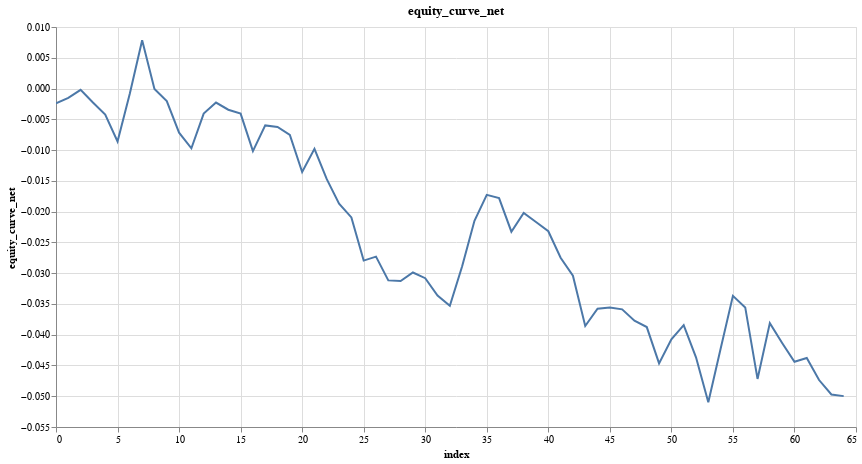

Source (notebook cell):
### Code cell
research.plot_column(model_trades, 'equity_curve_net')

### Figure 1 — Vega specification as saved in the notebook (floating-point values rounded to 4 significant figures)
{"$schema": "https://vega.github.io/schema/vega/v5.json", "data": [{"name": "param_8_store"}, {"name": "source_0", "values": [{"equity_curve_net": -0.002423, "index": 0}, {"equity_curve_net": -0.001519, "index": 1}, {"equity_curve_net": -0.0002144, "index": 2}, {"equity_curve_net": -0.00227, "index": 3}, {"equity_curve_net": -0.004216, "index": 4}, {"equity_curve_net": -0.008606, "index": 5}, {"equity_curve_net": -0.0008094, "index": 6}, {"equity_curve_net": 0.007851, "index": 7}, {"equity_curve_net": -7.684e-05, "index": 8}, {"equity_curve_net": -0.002048, "index": 9}, {"equity_curve_net": -0.007167, "index": 10}, {"equity_curve_net": -0.009711, "index": 11}, {"equity_curve_net": -0.004078, "index": 12}, {"equity_curve_net": -0.002281, "index": 13}, {"equity_curve_net": -0.003444, "index": 14}, {"equity_curve_net": -0.004067, "index": 15}, {"equity_curve_net": -0.01018, "index": 16}, {"equity_curve_net": -0.005988, "index": 17}, {"equity_curve_net": -0.00624, "index": 18}, {"equity_curve_net": -0.007527, "index": 19}, {"equity_curve_net": -0.01357, "index": 20}, {"equity_curve_net": -0.00979, "index": 21}, {"equity_curve_net": -0.01473, "index": 22}, {"equity_curve_net": -0.01871, "index": 23}, {"equity_curve_net": -0.02094, "index": 24}, {"equity_curve_net": -0.02796, "index": 25}, {"equity_curve_net": -0.02731, "index": 26}, {"equity_curve_net": -0.03118, "index": 27}, {"equity_curve_net": -0.03129, "index": 28}, {"equity_curve_net": -0.02989, "index": 29}, {"equity_curve_net": -0.03082, "index": 30}, {"equity_curve_net": -0.03364, "index": 31}, {"equity_curve_net": -0.03529, "index": 32}, {"equity_curve_net": -0.02887, "index": 33}, {"equity_curve_net": -0.02149, "index": 34}, {"equity_curve_net": -0.01728, "index": 35}, {"equity_curve_net": -0.01781, "index": 36}, {"equity_curve_net": -0.02326, "index": 37}, {"equity_curve_net": -0.02023, "index": 38}, {"equity_curve_net": -0.02169, "index": 39}, {"equity_curve_net": -0.02319, "index": 40}, {"equity_curve_net": -0.02749, "index": 41}, {"equity_curve_net": -0.03042, "index": 42}, {"equity_curve_net": -0.03859, "index": 43}, {"equity_curve_net": -0.03578, "index": 44}, {"equity_curve_net": -0.03557, "index": 45}, {"equity_curve_net": -0.03588, "index": 46}, {"equity_curve_net": -0.03773, "index": 47}, {"equity_curve_net": -0.03876, "index": 48}, {"equity_curve_net": -0.04467, "index": 49}, {"equity_curve_net": -0.04074, "index": 50}, {"equity_curve_net": -0.03844, "index": 51}, {"equity_curve_net": -0.04367, "index": 52}, {"equity_curve_net": -0.05099, "index": 53}, {"equity_curve_net": -0.04229, "index": 54}, {"equity_curve_net": -0.03368, "index": 55}, {"equity_curve_net": -0.03557, "index": 56}, {"equity_curve_net": -0.04719, "index": 57}, {"equity_curve_net": -0.03812, "index": 58}, {"equity_curve_net": -0.04134, "index": 59}, {"equity_curve_net": -0.0444, "index": 60}, {"equity_curve_net": -0.04378, "index": 61}, {"equity_curve_net": -0.04737, "index": 62}, {"equity_curve_net": -0.04971, "index": 63}, {"equity_curve_net": -0.04998, "index": 64}]}, {"name": "source_0_x_domain_index", "values": [{"min": 0, "max": 64}]}, {"name": "source_0_y_domain_equity_curve_net", "values": [{"min": -0.05099, "max": 0.007851}]}], "signals": [{"name": "unit", "value": {}, "on": [{"events": "pointermove", "update": "isTuple(group()) ? group() : unit"}]}, {"name": "param_8", "update": "vlSelectionResolve(\"param_8_store\", \"union\")"}, {"name": "param_8_index", "on": [{"events": [{"source": "view", "type": "dblclick"}], "update": "null"}, {"events": {"signal": "param_8_translate_delta"}, "update": "panLinear(param_8_translate_anchor.extent_x, -param_8_translate_delta.x / width)"}, {"events": {"signal": "param_8_zoom_delta"}, "update": "zoomLinear(domain(\"x\"), param_8_zoom_anchor.x, param_8_zoom_delta)"}]}, {"name": "param_8_equity_curve_net", "on": [{"events": [{"source": "view", "type": "dblclick"}], "update": "null"}, {"events": {"signal": "param_8_translate_delta"}, "update": "panLinear(param_8_translate_anchor.extent_y, param_8_translate_delta.y / height)"}, {"events": {"signal": "param_8_zoom_delta"}, "update": "zoomLinear(domain(\"y\"), param_8_zoom_anchor.y, param_8_zoom_delta)"}]}, {"name": "param_8_tuple", "on": [{"events": [{"signal": "param_8_index || param_8_equity_curve_net"}], "update": "param_8_index && param_8_equity_curve_net ? {unit: \"\", fields: param_8_tuple_fields, values: [param_8_index,param_8_equity_curve_net]} : null"}]}, {"name": "param_8_tuple_fields", "value": [{"field": "index", "channel": "x", "type": "R"}, {"field": "equity_curve_net", "channel": "y", "type": "R"}]}, {"name": "param_8_translate_anchor", "value": {}, "on": [{"events": [{"source": "scope", "type": "pointerdown"}], "update": "{x: x(unit), y: y(unit), extent_x: domain(\"x\"), extent_y: domain(\"y\")}"}]}, {"name": "param_8_translate_delta", "value": {}, "on": [{"events": [{"source": "window", "between": [{"source": "scope", "type": "pointerdown"}, {"source": "window", "type": "pointerup"}], "consume": true, "type": "pointermove"}], "update": "{x: param_8_translate_anchor.x - x(unit), y: param_8_translate_anchor.y - y(unit)}"}]}, {"name": "param_8_zoom_anchor", "on": [{"events": [{"source": "scope", "consume": true, "type": "wheel"}], "update": "{x: invert(\"x\", x(unit)), y: invert(\"y\", y(unit))}"}]}, {"name": "param_8_zoom_delta", "on": [{"events": [{"source": "scope", "type": "wheel", "consume": true}], "update": "pow(1.001, event.deltaY * pow(16, event.deltaMode))", "force": true}]}, {"name": "param_8_modify", "on": [{"events": {"signal": "param_8_tuple"}, "update": "modify(\"param_8_store\", param_8_tuple, true)"}]}], "marks": [{"type": "line", "name": "marks", "from": {"data": "source_0"}, "sort": {"field": "x"}, "encode": {"update": {"defined": {"signal": "isValid(datum[\"index\"]) && isFinite(+datum[\"index\"]) && isValid(datum[\"equity_curve_net\"]) && isFinite(+datum[\"equity_curve_net\"])"}, "stroke": {"value": "#4c78a8"}, "x": {"field": "index", "scale": "x"}, "tooltip": {"signal": "{\"index\": format(datum[\"index\"], \"\"), \"equity_curve_net\": format(datum[\"equity_curve_net\"], \"\")}"}, "y": {"field": "equity_curve_net", "scale": "y"}}}, "clip": true, "interactive": true, "style": ["line"]}], "scales": [{"name": "x", "type": "linear", "domain": [{"signal": "(data(\"source_0_x_domain_index\")[0] || {}).min"}, {"signal": "(data(\"source_0_x_domain_index\")[0] || {}).max"}], "range": [0, {"signal": "width"}], "domainRaw": {"signal": "param_8[\"index\"]"}, "zero": false, "nice": true}, {"name": "y", "type": "linear", "domain": [{"signal": "(data(\"source_0_y_domain_equity_curve_net\")[0] || {}).min"}, {"signal": "(data(\"source_0_y_domain_equity_curve_net\")[0] || {}).max"}], "range": [{"signal": "height"}, 0], "domainRaw": {"signal": "param_8[\"equity_curve_net\"]"}, "nice": true, "zero": true}], "axes": [{"scale": "x", "grid": true, "orient": "bottom", "labels": false, "maxExtent": 0, "domain": false, "minExtent": 0, "ticks": false, "aria": false, "tickCount": {"signal": "ceil(width/40)"}, "gridScale": "y", "zindex": 0}, {"scale": "y", "gridScale": "x", "domain": false, "minExtent": 0, "grid": true, "ticks": false, "orient": "left", "tickCount": {"signal": "ceil(height/40)"}, "maxExtent": 0, "zindex": 0, "aria": false, "labels": false}, {"scale": "x", "labelOverlap": true, "zindex": 0, "tickCount": {"signal": "ceil(width/40)"}, "labelFlush": true, "orient": "bottom", "grid": false, "title": "index"}, {"scale": "y", "tickCount": {"signal": "ceil(height/40)"}, "zindex": 0, "orient": "left", "grid": false, "title": "equity_curve_net", "labelOverlap": true}], "title": {"text": "equity_curve_net", "frame": "group"}, "padding": 5, "background": "white", "height": 400, "style": "cell", "width": 800}
